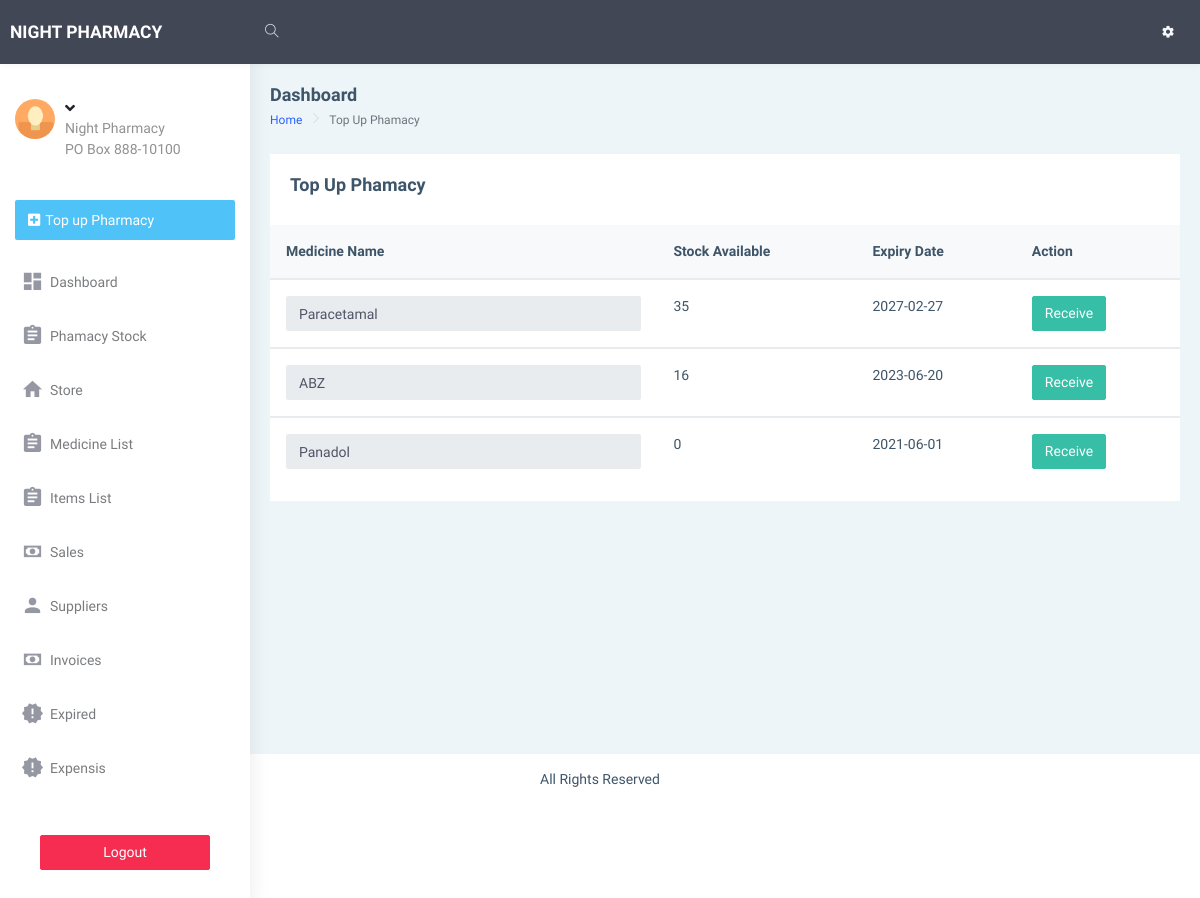
/dashboard/manage_pharmacy.php, run on an earlier commit of the app's database.
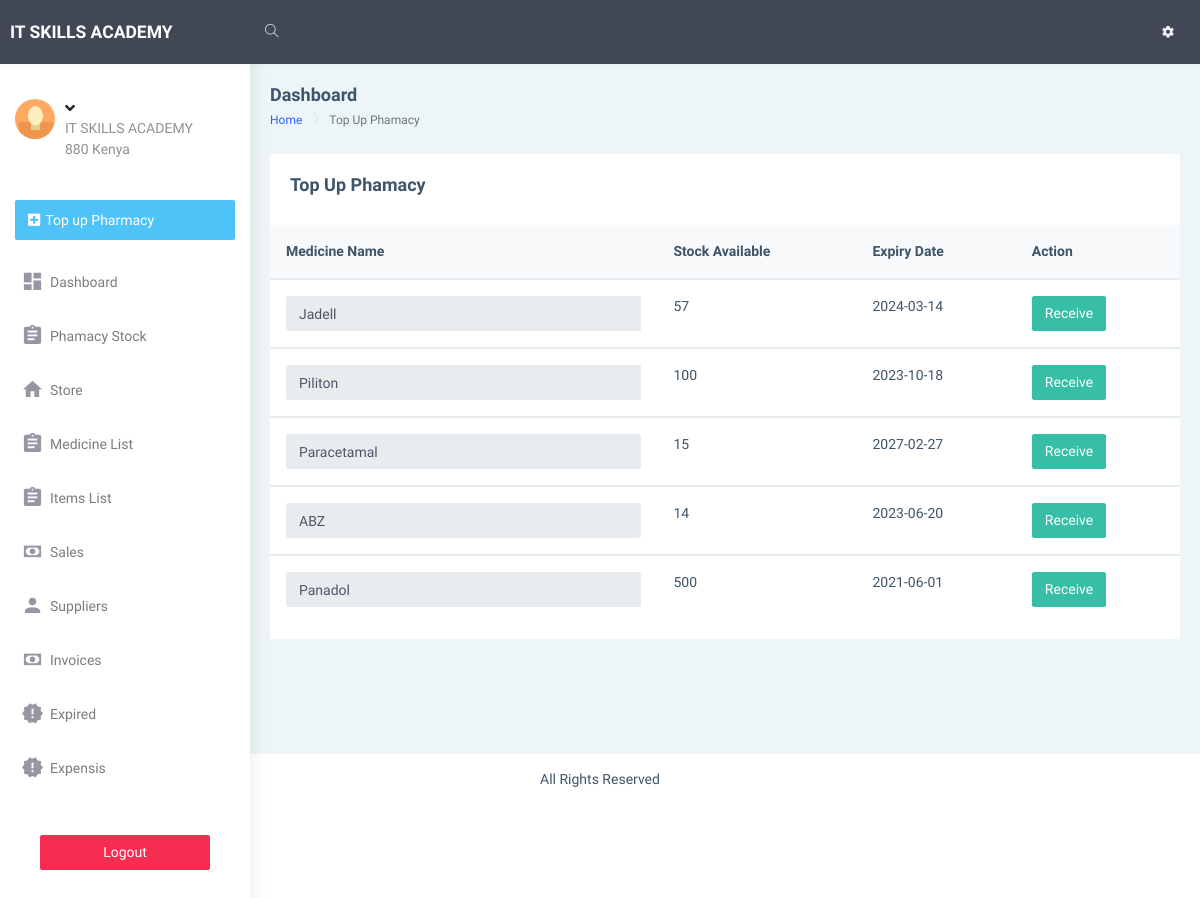
And on a later commit of the database.
### tables this page shows
CREATE TABLE `info` (
  `id` int(10) NOT NULL,
  `name` varchar(255) NOT NULL,
  `address` varchar(255) NOT NULL,
  `phone_no` varchar(255) NOT NULL,
  `email` varchar(255) NOT NULL,
  `opening_date` varchar(255) NOT NULL,
  `closing_balance` varchar(255) NOT NULL,
  `opening_balance` varchar(255) NOT NULL
);

CREATE TABLE `store` (
  `id` int(10) NOT NULL,
  `medicine_name` varchar(255) NOT NULL,
  `date_received` date NOT NULL,
  `Qty` varchar(255) NOT NULL DEFAULT '0',
  `expiry_date` date NOT NULL DEFAULT current_timestamp(),
  `amount` varchar(255) NOT NULL,
  `stock_out` varchar(255) NOT NULL DEFAULT '0',
  `price` varchar(255) NOT NULL DEFAULT '0',
  `capacity` varchar(255) NOT NULL,
  `type` varchar(255) NOT NULL,
  `dosage_sold` varchar(255) NOT NULL,
  `dosage` varchar(255) NOT NULL,
  `price_dosage` varchar(255) NOT NULL DEFAULT '0',
  `app` varchar(255) NOT NULL,
  `half_dosage_price` int(11) NOT NULL,
  `confirm` varchar(10) NOT NULL DEFAULT '0'
);

### dashboard/manage_pharmacy.php (the view, shortened to what the changed rows need)
<!DOCTYPE html>
<html dir="ltr" lang="en">
<?php
require "includes/head.php";
?>
<body>
    <div id="main-wrapper" data-layout="vertical" data-navbarbg="skin5" data-sidebartype="full"
        data-sidebar-position="absolute" data-header-position="absolute" data-boxed-layout="full">
        <?php require "includes/header.php"?>
       <?php require "includes/aside.php";?>
        <div class="page-wrapper">
            <div class="container-fluid">
                <div class="row">
                    <div class="col-12">
                        <div class="card">
                                <table class="table v-middle">
                                    <thead>
                                        <tr class="bg-light">
                                            <th class="border-top-0">Medicine Name</th>
                                            <th class="border-top-0">Stock Available</th>
											 <th class="border-top-0">Expiry Date</th>
                                           <th class="border-top-0">Action</th>
                                        </tr>
                                    </thead>
									<?php
								require "includes/conn.php";
								$sql ="SELECT * FROM store";
								$res = mysqli_query($conn,$sql);
								if ($res == TRUE) {
									$count = mysqli_num_rows($res);
									if($count > 0){
										while ($rows=mysqli_fetch_assoc($res)) {
											$id=$rows['id'];
											$medicine_name=$rows['medicine_name'];
											$Qty=$rows['Qty'];
											$expiry_date=$rows['expiry_date'];
									   ?>
                                    <tbody id="output">
                                        <tr>
										   <td>
											<input  readonly class="form-control"  value="<?php echo "$medicine_name";?> " name="medicine_name">
										   </td>
											<td><?php echo "$Qty";?></td>
											<td><?php echo "$expiry_date";;?></td>
											<td>
                                              <a  href="requisation.php?id=<?php echo "$id"?>" class="btn btn-success" type="button">Receive</a>
                                               </td>
                                        </tr>
                                    </tbody>
											 <?php
										}
									}
								}
							?>
                                </table>
                        </div>
                    </div>
                </div>
            </div>
            </div>
        </div>
</body>
</html>

### dashboard/includes/header.php (shortened to what the changed rows need)
<header class="topbar" data-navbarbg="skin5">
            <nav class="navbar top-navbar navbar-expand-md navbar-dark">
                <div class="navbar-header" data-logobg="skin5">
                    <a class="navbar-brand" href="index.html">
                        <b class="logo-icon text-uppercase">
                        <?php
                                                        require "includes/conn.php";
                                                        $sql ="SELECT * FROM info";
                                                    $res = mysqli_query($conn,$sql);
                                                    if ($res == TRUE) {
                                                        $count = mysqli_num_rows($res);
                                                        if($count > 0){
                                                            while ($rows=mysqli_fetch_assoc($res)) {
                                                                $name=$rows['name'];
                                                                $address=$rows['address'];
                                                           ?>
                                             <?php echo $name;?>
                                                                <?php
                                                            }
                                                        }
                                                    }
                                                ?>
                        </b>
                    </a>
                </div>
            </nav>
        </header>

### dashboard/includes/aside.php (shortened to what the changed rows need)
<aside class="left-sidebar" data-sidebarbg="skin6">
           <div class="scroll-sidebar">
               <nav class="sidebar-nav">
                   <ul id="sidebarnav">
                       <li>
                           <div class="user-profile d-flex no-block dropdown m-t-20">
                               <div class="user-content hide-menu m-l-10">
                                   <a href="javascript:void(0)" class="" id="Userdd" role="button"
                                       data-toggle="dropdown" aria-haspopup="true" aria-expanded="false">
                                       <h5 class="m-b-0 user-name font-medium"><?php if(isset($_SESSION['sessionUsername'])){
                                           }?> <i
                                               class="fa fa-angle-down"></i></h5>
                                       <span class="op-5 user-email"><?php echo $name;?> </span><br>
                                       <span class="op-5 user-email"><?php echo $address;?> </span>
                                   </a>
                               </div>
                           </div>
                       </li>
                   </ul>
               </nav>
           </div>
       </aside>

What changed in the data, as far as the page shows it:
changed info: name "NIGHT PHARMACY" → "IT SKILLS ACADEMY"; name "Night Pharmacy" → "IT SKILLS ACADEMY"; address "PO Box 888-10100" → "880 Kenya"
added store: medicine_name "Jadell", Qty "57", expiry_date "2024-03-14"
added store: medicine_name "Piliton", Qty "100", expiry_date "2023-10-18"
changed store "Paracetamal": Qty "35" → "15"
changed store "ABZ": Qty "16" → "14"
changed store "Panadol": Qty "0" → "500"
